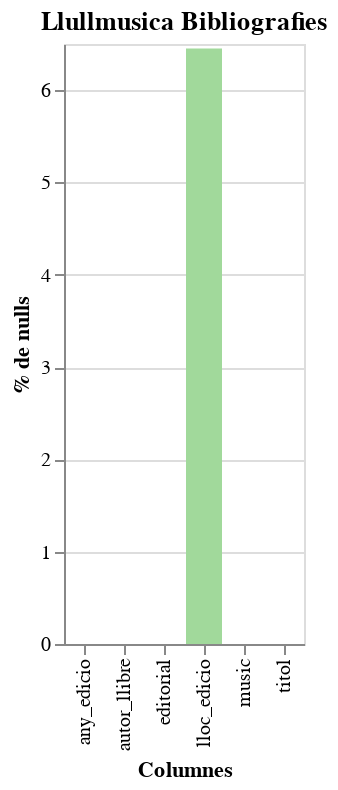

Write notebook code for a chart like this one.
### Code cell
grafic('/llullmusica_bibliografies.txt',['reference'], 'Llullmusica Bibliografies')

### Figure 1 — Vega-Lite specification as saved in the notebook (floating-point values rounded to 4 significant figures)
{"config": {"view": {"continuousWidth": 400, "continuousHeight": 300}}, "data": {"name": "data-6a9a002cfe1cd360715ad84472958b30"}, "mark": {"type": "bar", "color": "#a1d99b"}, "encoding": {"x": {"field": "Column", "title": "Columnes", "type": "nominal"}, "y": {"field": "Null Count", "title": "% de nulls", "type": "quantitative"}}, "title": "Llullmusica Bibliografies", "$schema": "https://vega.github.io/schema/vega-lite/v4.17.0.json", "datasets": {"data-6a9a002cfe1cd360715ad84472958b30": [{"Column": "titol", "Null Count": 0.0}, {"Column": "editorial", "Null Count": 0.0}, {"Column": "lloc_edicio", "Null Count": 6.452}, {"Column": "autor_llibre", "Null Count": 0.0}, {"Column": "any_edicio", "Null Count": 0.0}, {"Column": "music", "Null Count": 0.0}]}}
